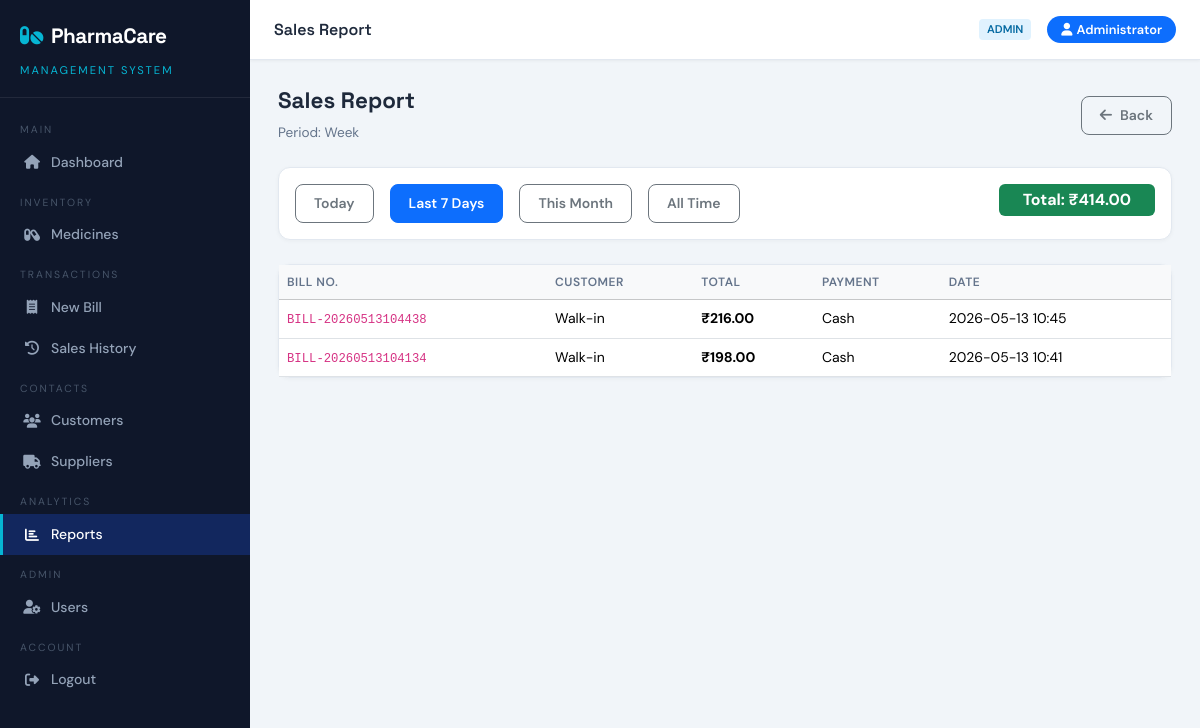
The page /reports/sales?period=week (signed in) on the database its author committed.
### tables this page shows
CREATE TABLE sales (
        id             INTEGER PRIMARY KEY AUTOINCREMENT,
        bill_number    TEXT NOT NULL UNIQUE,
        customer_id    INTEGER,
        subtotal       REAL DEFAULT 0,
        discount       REAL DEFAULT 0,
        tax            REAL DEFAULT 0,
        total_amount   REAL DEFAULT 0,
        payment_method TEXT DEFAULT 'Cash',
        notes          TEXT,
        created_by     INTEGER,
        sale_date      TEXT DEFAULT (datetime('now','localtime'))
    );

### app.py (the view)
@app.route('/reports/sales')
@login_required
def report_sales():
    period    = request.args.get('period', 'today')
    today_str = date.today().isoformat()
    month     = date.today().strftime('%Y-%m')
    week_ago  = (date.today() - timedelta(days=7)).isoformat()
    if period == 'today':
        where = f"WHERE date(s.sale_date)='{today_str}'"
    elif period == 'week':
        where = f"WHERE date(s.sale_date)>='{week_ago}'"
    elif period == 'month':
        where = f"WHERE strftime('%Y-%m',s.sale_date)='{month}'"
    else:
        where = ""
    sales_list = query(f"""SELECT s.*, c.name as customer_name FROM sales s
                           LEFT JOIN customers c ON s.customer_id=c.id {where} ORDER BY s.sale_date DESC""")
    total = sum(s['total_amount'] for s in sales_list)
    return render_template('report_sales.html', sales=sales_list, total=total, period=period)

### app.py (called while the page is built)
def get_db():
    conn = sqlite3.connect(DATABASE)
    conn.row_factory = sqlite3.Row
    conn.execute("PRAGMA foreign_keys = ON")
    return conn

def login_required(f):
    @wraps(f)
    def decorated(*args, **kwargs):
        if 'user_id' not in session:
            flash('Please login first.', 'warning')
            return redirect(url_for('login'))
        return f(*args, **kwargs)
    return decorated

def query(sql, params=(), one=False):
    conn = get_db()
    cur = conn.execute(sql, params)
    rv = cur.fetchall()
    conn.close()
    return (rv[0] if rv else None) if one else rv

### templates/report_sales.html (shortened to what this page needs)
{% extends 'base.html' %}
{% block page_title %}Sales Report{% endblock %}
{% block content %}
<div class="page-header">
  <div><h2>Sales Report</h2><p>Period: {{ period.title() }}</p></div>
  <a href="{{ url_for('reports') }}" class="btn btn-outline-secondary"><i class="fas fa-arrow-left me-2"></i>Back</a>
</div>
<div class="card mb-4">
  <div class="card-body py-3 d-flex gap-3">
    <a href="?period=today" class="btn {{ 'btn-primary' if period=='today' else 'btn-outline-secondary' }}">Today</a>
    <a href="?period=week"  class="btn {{ 'btn-primary' if period=='week'  else 'btn-outline-secondary' }}">Last 7 Days</a>
    <a href="?period=month" class="btn {{ 'btn-primary' if period=='month' else 'btn-outline-secondary' }}">This Month</a>
    <a href="?period=all"   class="btn {{ 'btn-primary' if period=='all'   else 'btn-outline-secondary' }}">All Time</a>
    <div class="ms-auto">
      <span class="badge bg-success fs-6 px-4 py-2">Total: ₹{{ "%.2f"|format(total) }}</span>
    </div>
  </div>
</div>
<div class="card">
  <div class="table-responsive">
    <table class="table table-hover mb-0">
      <thead class="table-light">
        <tr><th>Bill No.</th><th>Customer</th><th>Total</th><th>Payment</th><th>Date</th></tr>
      </thead>
      <tbody>
        {% for s in sales %}
        <tr>
          <td><code>{{ s.bill_number }}</code></td>
          <td>{{ s.customer_name or 'Walk-in' }}</td>
          <td><strong>₹{{ "%.2f"|format(s.total_amount) }}</strong></td>
          <td>{{ s.payment_method }}</td>
          <td>{{ s.sale_date[:16] }}</td>
        </tr>
        {% else %}
        <tr><td colspan="5" class="text-center text-muted py-5">No sales in this period</td></tr>
        {% endfor %}
      </tbody>
    </table>
  </div>
</div>
{% endblock %}

### templates/base.html (style rules this page uses)
:root { --primary: #0d6efd; --primary-dark: #0a58ca; --sidebar-bg: #0f172a; --sidebar-text: #94a3b8; --sidebar-active: #1e40af; --accent: #06b6d4; --danger: #ef4444; --success: #22c55e; --warning: #f59e0b; --card-bg: #ffffff; --body-bg: #f1f5f9; --border: #e2e8f0; --text: #1e293b; --text-muted: #64748b; }
* { box-sizing: border-box; margin: 0; padding: 0; }
body { font-family: 'DM Sans', sans-serif; background: var(--body-bg); color: var(--text); }
.card { border: 1px solid var(--border); border-radius: 12px; box-shadow: 0 1px 4px rgba(0,0,0,.04); }
.table th { font-size: .75rem; font-weight: 600; letter-spacing: .5px; text-transform: uppercase; color: var(--text-muted); }
.table td { vertical-align: middle; font-size: .875rem; }
.btn { border-radius: 8px; font-weight: 600; font-size: .875rem; padding: 8px 18px; }
.btn-primary { background: var(--primary); border-color: var(--primary); }
.page-header { margin-bottom: 24px; display: flex; align-items: center; justify-content: space-between; }
.page-header h2 { font-family: 'Space Grotesk', sans-serif; font-size: 1.4rem; font-weight: 700; }
.page-header p { color: var(--text-muted); font-size: .85rem; margin: 0; }

### rows shown on the page
sales: bill_number "BILL-20260513104438", customer_name "Walk-in", total_amount "216.00", payment_method "Cash", sale_date "2026-05-13 10:45"
sales: bill_number "BILL-20260513104134", customer_name "Walk-in", total_amount "198.00", payment_method "Cash", sale_date "2026-05-13 10:41"

### other values the page prints
{{ session.role }} "ADMIN"
{{ session.name }} "Administrator"
{{ period.title() }} "Week"
{{ "%.2f"|format(total) }} "414.00"
